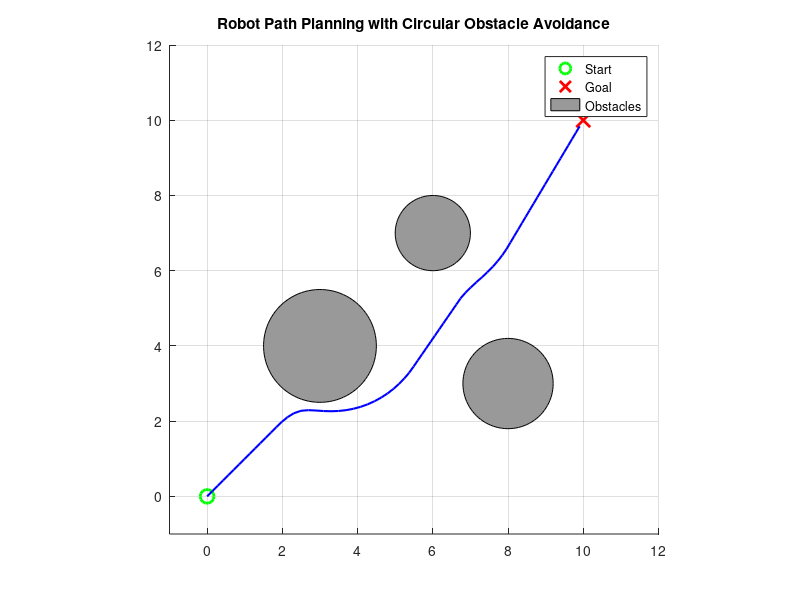

The MATLAB script that drew this image:
% Trajectory Planning with Obstacle Avoidance
% A simple script to visualize a robot navigating from start to goal
% while avoiding circular obstacles using basic repulsive potential fields.

% Environment Setup
start = [0, 0];
goal = [10, 10];

% Define circular obstacles: [x_center, y_center, radius]
obstacles = [3, 4, 1.5;
             6, 7, 1;
             8, 3, 1.2];

% Plot setup
figure;
axis equal;
xlim([-1 12]);
ylim([-1 12]);
hold on;
grid on;

% Plot start and goal
plot(start(1), start(2), 'go', 'MarkerSize', 10, 'LineWidth', 2);  % green start
plot(goal(1), goal(2), 'rx', 'MarkerSize', 10, 'LineWidth', 2);    % red goal

% Plot obstacles
theta = linspace(0, 2*pi, 100);
for i = 1:size(obstacles,1)
    xc = obstacles(i,1); yc = obstacles(i,2); r = obstacles(i,3);
    fill(xc + r*cos(theta), yc + r*sin(theta), [0.6 0.6 0.6]); % gray circles
end

% Initialize robot position
pos = start;
trajectory = pos;

% Simulation parameters
step_size = 0.2;
tolerance = 0.3;
max_iters = 1000;

for k = 1:max_iters
    % Attractive force toward goal
    to_goal = goal - pos;
    dist_to_goal = norm(to_goal);
    if dist_to_goal < tolerance
        break;
    end
    force = to_goal / dist_to_goal; % normalized

    % Repulsive force from obstacles
    for i = 1:size(obstacles,1)
        obs = obstacles(i,1:2);
        r = obstacles(i,3);
        to_obs = pos - obs;
        dist = norm(to_obs);
        safe_dist = r + 1.0;  % buffer zone
        if dist < safe_dist
            repulse = (safe_dist - dist) * to_obs / dist;
            force = force + repulse;
        end
    end

    % Normalize total force
    force = force / norm(force);

    % Take step
    pos = pos + step_size * force;
    trajectory = [trajectory; pos];
end

% Final trajectory plot
plot(trajectory(:,1), trajectory(:,2), 'b-', 'LineWidth', 1.5);
legend('Start', 'Goal', 'Obstacles');
title('Robot Path Planning with Circular Obstacle Avoidance');
